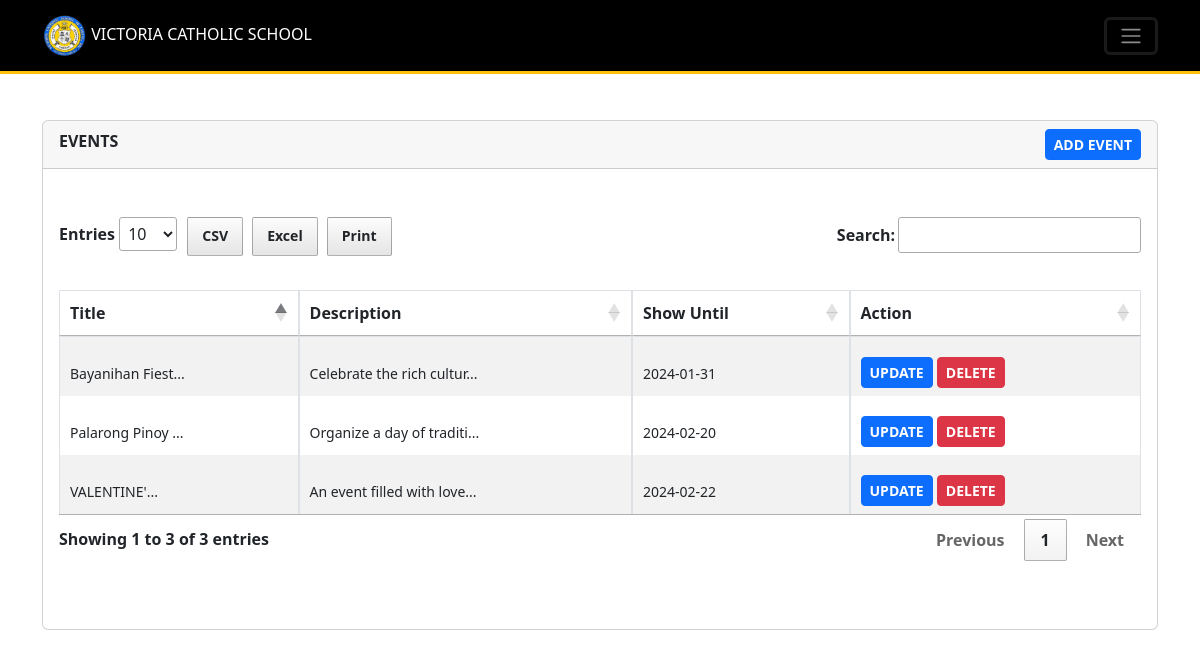
Page /Resources/views/admin/events.php (signed in) on the committed database.
### tables this page shows
CREATE TABLE `events` (
  `id` int(11) NOT NULL,
  `title` varchar(255) DEFAULT NULL,
  `description` text DEFAULT NULL,
  `show_until` date DEFAULT NULL,
  `created_at` timestamp NOT NULL DEFAULT current_timestamp(),
  `updated_at` timestamp NOT NULL DEFAULT current_timestamp() ON UPDATE current_timestamp()
);

### Backend-routes/admin/includes_get_events.php (called while the page is built, shortened)
<?php
try {
    require_once $_SERVER['DOCUMENT_ROOT']."/Middleware/CheckIfLoggedIn.php";
    $stmt = $conn->prepare("SELECT * FROM events ORDER BY updated_at DESC");
    $stmt->execute();
    $events = $stmt->get_result();
} catch (Exception $e) {
    error_log("Error: " . $e->getMessage());
    echo json_encode(['error' => $e->getMessage()]);
}
?>

### Resources/views/admin/events.php (the view, shortened to what this page needs)
<?php
require_once $_SERVER['DOCUMENT_ROOT']."/Middleware/CheckIfAdmin.php";
require_once $_SERVER['DOCUMENT_ROOT']."/Backend-routes/admin/includes_get_events.php";
require_once "../includes/header_layout.php";
function limitString($inputString, $maxLength = 25) {
    if (strlen($inputString) > $maxLength) {
        $limitedString = substr($inputString, 0, $maxLength) . "...";
    } else {
        $limitedString = $inputString;
    }
    return $limitedString;
}
?>
<body>
    <?php
        include "includes/navbar.php";
     ?>
     <div class="container mt-5">
        <div class="card">
            <div class="card-header fw-bold d-flex justify-content-between">
                <span>EVENTS</span>
                <button class="btn btn-primary btn-sm fw-bold" data-bs-toggle="modal" data-bs-target="#addModal">ADD EVENT</button>
            </div>
            <div class="card-body py-5">
                <div class="table-responsive">
                <table class="table table-bordered table-striped"  id="teachersTable">
                    <thead>
                    <tr>
                        <th scope="col">Title</th>
                        <th scope="col">Description</th>
                        <th scope="col">Show Until</th>
                        <th scope="col">Action</th>
                    </tr>
                    </thead>
                    <tbody id="tbody-teachers">
                    <?php
                    foreach($events as $event){
                        ?>
                        <tr>
                            <td>
                                <small class="text-dark"><?php echo limitString($event['title'], 15) ?></small>
                            </td>
                            <td>
                                <small class="text-dark"><?php echo limitString($event['description'], 25) ?></small>
                            </td>
                            <td>
                                <small class="text-dark"><?php echo $event['show_until'] ?></small>
                            </td>
                            <td>
                                <a class="btn btn-sm btn-primary fw-bold" href="update-events.php?id=<?php echo $event['id'] ?>">UPDATE</a>
                                <button class="btn btn-sm btn-danger fw-bold" onclick="confirmDelete('../../../Backend-routes/admin/delete_event.php?id=<?php echo $event['id'] ?>')">DELETE</button>
                            </td>
                        </tr>
                    <?php
                    }
                    ?>
                    </tbody>
                </table>
            </div>
            </div>
        </div>
     </div>
</body>
<?php
	require_once "../includes/includes_scripts.php";
?>

### Resources/css/style.css (style rules this page uses)
th, td { white-space: nowrap !important; }
tr td { padding-top: 20px !important; }
table { width: 100% !important; border-top: 1px solid black; }

### rows in the picture
events: title "Bayanihan Fiest...", description "Celebrate the rich cultur...", show_until "2024-01-31"
events: title "Palarong Pinoy ...", description "Organize a day of traditi...", show_until "2024-02-20"
events: title "VALENTINE'...", description "An event filled with love...", show_until "2024-02-22"
